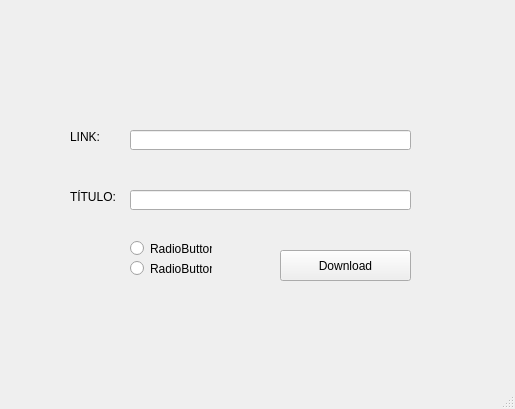
<?xml version="1.0" encoding="UTF-8"?>
<ui version="4.0">
 <class>MainWindow</class>
 <widget class="QMainWindow" name="MainWindow">
  <property name="geometry">
   <rect>
    <x>0</x>
    <y>0</y>
    <width>515</width>
    <height>409</height>
   </rect>
  </property>
  <property name="windowTitle">
   <string>MainWindow</string>
  </property>
  <widget class="QWidget" name="centralwidget">
   <widget class="QPushButton" name="pushButton">
    <property name="geometry">
     <rect>
      <x>280</x>
      <y>250</y>
      <width>131</width>
      <height>31</height>
     </rect>
    </property>
    <property name="text">
     <string>Download</string>
    </property>
    <property name="autoDefault">
     <bool>false</bool>
    </property>
    <property name="default">
     <bool>false</bool>
    </property>
    <property name="flat">
     <bool>false</bool>
    </property>
   </widget>
   <widget class="QLabel" name="label">
    <property name="geometry">
     <rect>
      <x>70</x>
      <y>130</y>
      <width>47</width>
      <height>13</height>
     </rect>
    </property>
    <property name="text">
     <string>LINK:</string>
    </property>
   </widget>
   <widget class="QLabel" name="label_2">
    <property name="geometry">
     <rect>
      <x>70</x>
      <y>190</y>
      <width>47</width>
      <height>13</height>
     </rect>
    </property>
    <property name="text">
     <string>TÍTULO:</string>
    </property>
   </widget>
   <widget class="QLineEdit" name="lineEdit">
    <property name="geometry">
     <rect>
      <x>130</x>
      <y>130</y>
      <width>281</width>
      <height>20</height>
     </rect>
    </property>
   </widget>
   <widget class="QLineEdit" name="lineEdit_2">
    <property name="geometry">
     <rect>
      <x>130</x>
      <y>190</y>
      <width>281</width>
      <height>20</height>
     </rect>
    </property>
   </widget>
   <widget class="QRadioButton" name="radioButton">
    <property name="geometry">
     <rect>
      <x>130</x>
      <y>240</y>
      <width>82</width>
      <height>17</height>
     </rect>
    </property>
    <property name="text">
     <string>RadioButton</string>
    </property>
   </widget>
   <widget class="QRadioButton" name="radioButton_2">
    <property name="geometry">
     <rect>
      <x>130</x>
      <y>260</y>
      <width>82</width>
      <height>17</height>
     </rect>
    </property>
    <property name="text">
     <string>RadioButton</string>
    </property>
   </widget>
  </widget>
  <widget class="QMenuBar" name="menubar">
   <property name="geometry">
    <rect>
     <x>0</x>
     <y>0</y>
     <width>515</width>
     <height>21</height>
    </rect>
   </property>
  </widget>
  <widget class="QStatusBar" name="statusbar"/>
 </widget>
 <resources/>
 <connections/>
</ui>
